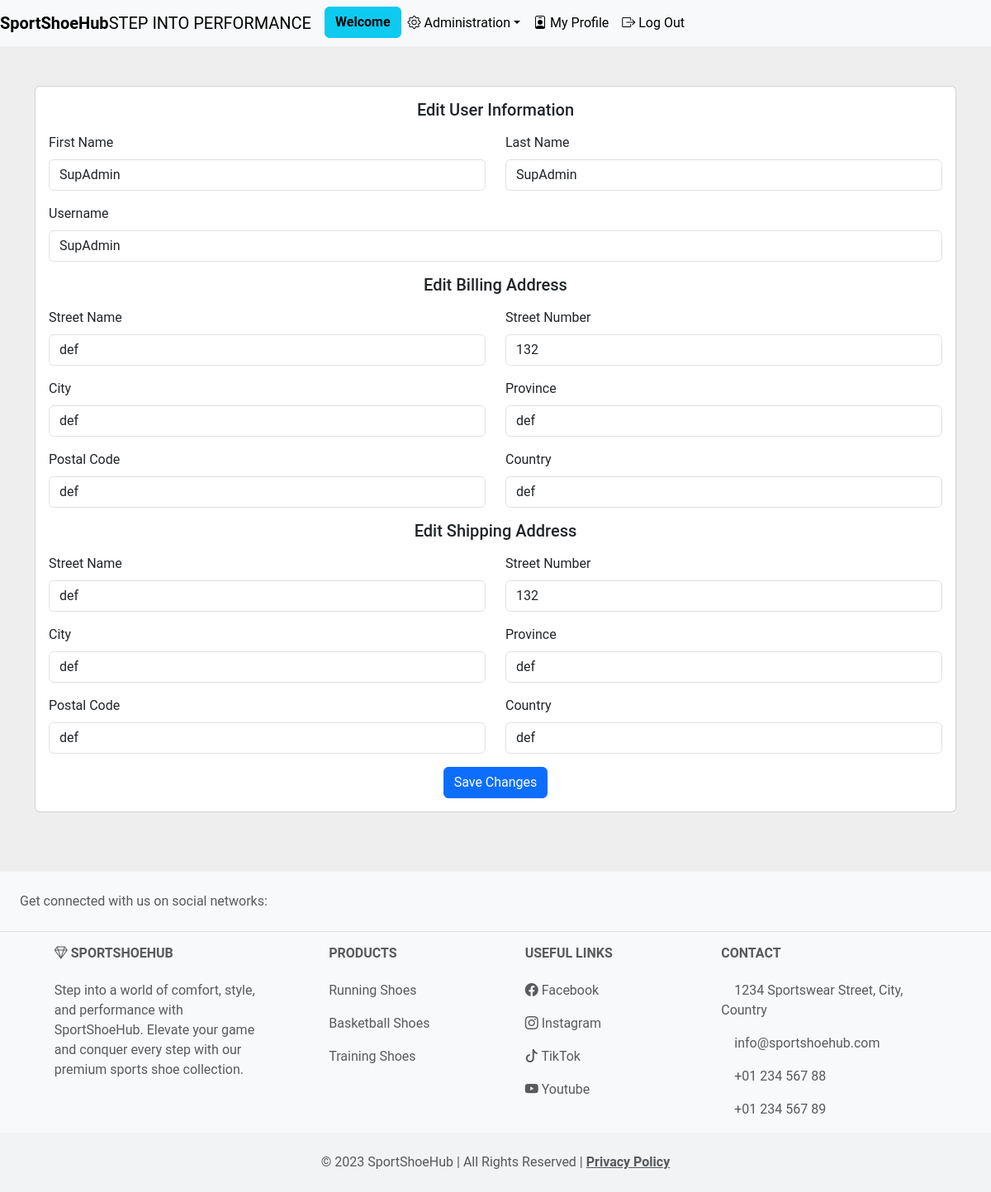
Page /views/editMyProfile.php (signed in) on the committed database.
### tables this page shows
CREATE TABLE `user` (
  `id` bigint(20) NOT NULL,
  `token` varchar(255) NOT NULL,
  `username` varchar(40) DEFAULT NULL,
  `fname` varchar(40) DEFAULT NULL,
  `lname` varchar(40) DEFAULT NULL,
  `pwd` varchar(255) DEFAULT NULL,
  `billing_address_id` bigint(20) NOT NULL,
  `shipping_address_id` bigint(20) NOT NULL,
  `role_id` bigint(20) NOT NULL
);

CREATE TABLE `address` (
  `id` bigint(20) NOT NULL,
  `street_name` varchar(50) DEFAULT NULL,
  `street_nb` int(11) DEFAULT NULL,
  `city` varchar(50) DEFAULT NULL,
  `province` varchar(50) DEFAULT NULL,
  `zipcode` varchar(6) DEFAULT NULL,
  `country` varchar(50) DEFAULT NULL
);

### models/Crud.php (called while the page is built, shortened)
<?php
class Crud
{
    public $connexion;
    private function connect()
    {
        $host = "localhost";
        $db = "ecom2_project";
        $user = "root";
        $password = "";
        $dsn = "mysql:host=$host;dbname=$db;charset=UTF8";
        try {
            $this->connexion = new PDO($dsn, $user, $password);
            $this->connexion->setAttribute(PDO::ATTR_ERRMODE, PDO::ERRMODE_EXCEPTION);
        } catch (PDOException $e) {
            throw new Exception("Database connection failed: " . $e->getMessage());
        }
    }
    public function getById($table, $id)
    {
        $PDOStatement = $this->connexion->prepare("SELECT * FROM $table WHERE id = :id");
        $PDOStatement->bindParam(':id', $id, PDO::PARAM_INT);
        $PDOStatement->execute();
        return $PDOStatement->fetch(PDO::FETCH_ASSOC);
    }
    public function __destruct()
    {
        $this->connexion = null;
    }
}

### controllers/sessions.php (called while the page is built, shortened)
<?php
class SessionManager
{
    public static function getSessionData($key)
    {
        return isset($_SESSION[$key]) ? $_SESSION[$key] : null;
    }
}

### models/User.php (called while the page is built, shortened)
<?php
require_once('Crud.php');
require_once('Address.php');
class User extends Crud
{
    public function getUserById($id)
    {
        $user = $this->getById('user', $id);
        if ($user) {
            $billingAddress = $this->getAddressById($user['billing_address_id']);
            $shippingAddress = $this->getAddressById($user['shipping_address_id']);
            $user['billing_address'] = $billingAddress;
            $user['shipping_address'] = $shippingAddress;
        }
        return $user;
    }
    public function getAddressById($id)
    {
        $addressModel = new Address();
        return $addressModel->getAddressById($id);
    }
    public function getUserRole($id)
    {
        $user = $this->getUserById($id);
        return $user['role_id'];
    }
}

### models/Address.php (called while the page is built, shortened)
<?php
require_once('Crud.php');
class Address extends Crud
{
    public function getAddressById($id)
    {
        return $this->getById('address', $id);
    }
}

### views/editMyProfile.php (the view, shortened to what this page needs)
<?php
include "./includes/Header.php";
require_once('../controllers/sessions.php');
$userModel = new User();
$addressModel = new Address();
$user = $userModel->getUserById(SessionManager::getSessionData('user_id'));
$billingAddress = $addressModel->getAddressById($user['billing_address_id']);
$shippingAddress = $addressModel->getAddressById($user['shipping_address_id']);
?>
<main>
    <section style="background-color: #eee;">
        <div class="container py-5">
            <div class="row">
                <div class="col-lg-12">
                    <div class="card mb-4">
                        <div class="card-body">
                            <form method="post">
                                <h5 class="mb-3" style="text-align: center;">Edit User Information</h5>
                                <div class="row">
                                    <div class="col-md-6">
                                        <div class="mb-3">
                                            <label for="fname" class="form-label">First Name</label>
                                            <input type="text" class="form-control" id="fname" name="fname" value="<?= $user['fname']; ?>" required>
                                        </div>
                                    </div>
                                    <div class="col-md-6">
                                        <div class="mb-3">
                                            <label for="lname" class="form-label">Last Name</label>
                                            <input type="text" class="form-control" id="lname" name="lname" value="<?= $user['lname']; ?>" required>
                                        </div>
                                    </div>
                                </div>
                                <div class="mb-3">
                                    <label for="username" class="form-label">Username</label>
                                    <input type="text" class="form-control" id="username" name="username" value="<?= $user['username']; ?>" required>
                                </div>
                                <h5 class="mb-3" style="text-align: center;">Edit Billing Address</h5>
                                <div class="row">
                                    <div class="col-md-6">
                                        <div class="mb-3">
                                            <label for="billing_street_name" class="form-label">Street Name</label>
                                            <input type="text" class="form-control" id="billing_street_name" name="billing_street_name" value="<?= $billingAddress['street_name']; ?>" required>
                                        </div>
                                    </div>
                                    <div class="col-md-6">
                                        <div class="mb-3">
                                            <label for="billing_street_nb" class="form-label">Street Number</label>
                                            <input type="text" class="form-control" id="billing_street_nb" name="billing_street_nb" value="<?= $billingAddress['street_nb']; ?>" required>
                                        </div>
                                    </div>
                                </div>
                                <div class="row">
                                    <div class="col-md-6">
                                        <div class="mb-3">
                                            <label for="billing_city" class="form-label">City</label>
                                            <input type="text" class="form-control" id="billing_city" name="billing_city" value="<?= $billingAddress['city']; ?>" required>
                                        </div>
                                    </div>
                                    <div class="col-md-6">
                                        <div class="mb-3">
                                            <label for="billing_province" class="form-label">Province</label>
                                            <input type="text" class="form-control" id="billing_province" name="billing_province" value="<?= $billingAddress['province']; ?>" required>
                                        </div>
                                    </div>
                                </div>
                                <div class="row">
                                    <div class="col-md-6">
                                        <div class="mb-3">
                                            <label for="billing_zipcode" class="form-label">Postal Code</label>
                                            <input type="text" class="form-control" id="billing_zipcode" name="billing_zipcode" value="<?= $billingAddress['zipcode']; ?>" required>
                                        </div>
                                    </div>
                                    <div class="col-md-6">
                                        <div class="mb-3">
                                            <label for="billing_country" class="form-label">Country</label>
                                            <input type="text" class="form-control" id="billing_country" name="billing_country" value="<?= $billingAddress['country']; ?>" required>
                                        </div>
                                    </div>
                                </div>
                                <h5 class="mb-3" style="text-align: center;">Edit Shipping Address</h5>
                                <div class="row">
                                    <div class="col-md-6">
                                        <div class="mb-3">
                                            <label for="shipping_street_name" class="form-label">Street Name</label>
                                            <input type="text" class="form-control" id="shipping_street_name" name="shipping_street_name" value="<?= $shippingAddress['street_name']; ?>" required>
                                        </div>
                                    </div>
                                    <div class="col-md-6">
                                        <div class="mb-3">
                                            <label for="shipping_street_nb" class="form-label">Street Number</label>
                                            <input type="text" class="form-control" id="shipping_street_nb" name="shipping_street_nb" value="<?= $shippingAddress['street_nb']; ?>" required>
                                        </div>
                                    </div>
                                </div>
                                <div class="row">
                                    <div class="col-md-6">
                                        <div class="mb-3">
                                            <label for="shipping_city" class="form-label">City</label>
                                            <input type="text" class="form-control" id="shipping_city" name="shipping_city" value="<?= $shippingAddress['city']; ?>" required>
                                        </div>
                                    </div>
                                    <div class="col-md-6">
                                        <div class="mb-3">
                                            <label for="shipping_province" class="form-label">Province</label>
                                            <input type="text" class="form-control" id="shipping_province" name="shipping_province" value="<?= $shippingAddress['province']; ?>" required>
                                        </div>
                                    </div>
                                </div>
                                <div class="row">
                                    <div class="col-md-6">
                                        <div class="mb-3">
                                            <label for="shipping_zipcode" class="form-label">Postal Code</label>
                                            <input type="text" class="form-control" id="shipping_zipcode" name="shipping_zipcode" value="<?= $shippingAddress['zipcode']; ?>" required>
                                        </div>
                                    </div>
                                    <div class="col-md-6">
                                        <div class="mb-3">
                                            <label for="shipping_country" class="form-label">Country</label>
                                            <input type="text" class="form-control" id="shipping_country" name="shipping_country" value="<?= $shippingAddress['country']; ?>" required>
                                        </div>
                                    </div>
                                </div>
                                <div class="text-center">
                                    <button type="submit" class="btn btn-primary">Save Changes</button>
                                </div>
                            </form>
                        </div>
                    </div>
                </div>
            </div>
        </div>
    </section>
</main>
<?php include './includes/Footer.php'; ?>

### public/css/style.css (style rules this page uses)
body { margin: 0; background: linear-gradient(to right bottom, rgb(240, 236, 238), rgb(124, 157, 167), rgb(196, 128, 138)); min-height: 100vh; font-family: "Roboto", sans-serif; }

### rows in the picture
user: fname "SupAdmin", lname "SupAdmin", username "SupAdmin"
address: billing_street_name "def", billing_street_nb "132", billing_city "def", billing_province "def", billing_zipcode "def", billing_country "def", shipping_street_name "def", shipping_street_nb "132", shipping_city "def", shipping_province "def", shipping_zipcode "def", shipping_country "def"
